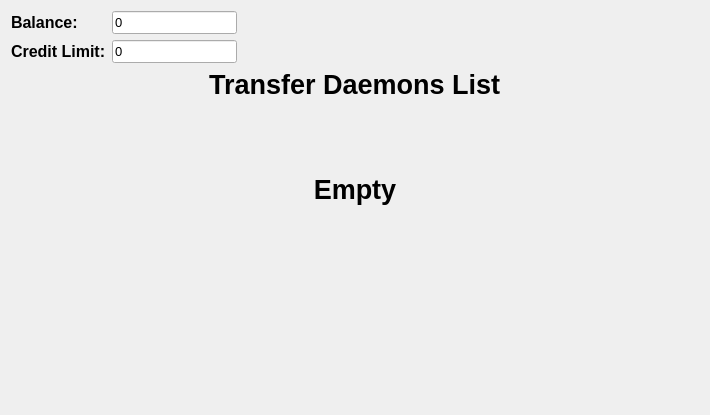
<?xml version="1.0" encoding="UTF-8"?>
<ui version="4.0">
 <class>TransferDaemonsList</class>
 <widget class="QWidget" name="TransferDaemonsList">
  <property name="geometry">
   <rect>
    <x>0</x>
    <y>0</y>
    <width>710</width>
    <height>415</height>
   </rect>
  </property>
  <property name="windowTitle">
   <string>Form</string>
  </property>
  <layout class="QVBoxLayout" name="verticalLayout_2">
   <item>
    <layout class="QHBoxLayout" name="horizontalLayout">
     <item>
      <layout class="QFormLayout" name="formLayout">
       <item row="0" column="0">
        <widget class="QLabel" name="balanceLabel">
         <property name="font">
          <font>
           <pointsize>12</pointsize>
           <bold>true</bold>
          </font>
         </property>
         <property name="text">
          <string>Balance:</string>
         </property>
         <property name="alignment">
          <set>Qt::AlignLeading|Qt::AlignLeft|Qt::AlignVCenter</set>
         </property>
        </widget>
       </item>
       <item row="0" column="1">
        <widget class="MoneyLineEdit" name="balanceLineEdit">
         <property name="sizePolicy">
          <sizepolicy hsizetype="Preferred" vsizetype="Fixed">
           <horstretch>0</horstretch>
           <verstretch>0</verstretch>
          </sizepolicy>
         </property>
         <property name="font">
          <font>
           <pointsize>10</pointsize>
           <kerning>true</kerning>
          </font>
         </property>
         <property name="text">
          <string>0</string>
         </property>
         <property name="readOnly">
          <bool>true</bool>
         </property>
        </widget>
       </item>
       <item row="1" column="0">
        <widget class="QLabel" name="creditLimitLabel">
         <property name="font">
          <font>
           <pointsize>12</pointsize>
           <bold>true</bold>
          </font>
         </property>
         <property name="text">
          <string>Credit Limit:</string>
         </property>
        </widget>
       </item>
       <item row="1" column="1">
        <widget class="MoneyLineEdit" name="creditLimitLineEdit">
         <property name="sizePolicy">
          <sizepolicy hsizetype="Preferred" vsizetype="Fixed">
           <horstretch>0</horstretch>
           <verstretch>0</verstretch>
          </sizepolicy>
         </property>
         <property name="font">
          <font>
           <pointsize>10</pointsize>
          </font>
         </property>
         <property name="text">
          <string>0</string>
         </property>
         <property name="maxLength">
          <number>32765</number>
         </property>
         <property name="readOnly">
          <bool>true</bool>
         </property>
        </widget>
       </item>
      </layout>
     </item>
     <item>
      <spacer name="horizontalSpacer">
       <property name="orientation">
        <enum>Qt::Horizontal</enum>
       </property>
       <property name="sizeHint" stdset="0">
        <size>
         <width>40</width>
         <height>20</height>
        </size>
       </property>
      </spacer>
     </item>
     <item alignment="Qt::AlignTop">
      <widget class="ClickableLabel" name="closeButton">
       <property name="maximumSize">
        <size>
         <width>32</width>
         <height>32</height>
        </size>
       </property>
       <property name="baseSize">
        <size>
         <width>32</width>
         <height>32</height>
        </size>
       </property>
       <property name="text">
        <string/>
       </property>
       <property name="pixmap">
        <pixmap>assets/images/close-button.png</pixmap>
       </property>
       <property name="scaledContents">
        <bool>true</bool>
       </property>
      </widget>
     </item>
    </layout>
   </item>
   <item alignment="Qt::AlignHCenter">
    <widget class="QLabel" name="transferDaemonsList">
     <property name="sizePolicy">
      <sizepolicy hsizetype="Maximum" vsizetype="Maximum">
       <horstretch>0</horstretch>
       <verstretch>0</verstretch>
      </sizepolicy>
     </property>
     <property name="font">
      <font>
       <pointsize>20</pointsize>
       <bold>true</bold>
      </font>
     </property>
     <property name="text">
      <string>Transfer Daemons List</string>
     </property>
    </widget>
   </item>
   <item>
    <widget class="QScrollArea" name="scrollArea">
     <property name="styleSheet">
      <string notr="true"/>
     </property>
     <property name="frameShape">
      <enum>QFrame::NoFrame</enum>
     </property>
     <property name="verticalScrollBarPolicy">
      <enum>Qt::ScrollBarAsNeeded</enum>
     </property>
     <property name="widgetResizable">
      <bool>true</bool>
     </property>
     <widget class="QWidget" name="scrollAreaWidgetContents">
      <property name="geometry">
       <rect>
        <x>0</x>
        <y>0</y>
        <width>692</width>
        <height>295</height>
       </rect>
      </property>
      <layout class="QVBoxLayout" name="verticalLayout">
       <item>
        <widget class="QWidget" name="transferDaemonsListWidget" native="true">
         <layout class="QVBoxLayout" name="transferDaemonsListLayout">
          <property name="leftMargin">
           <number>0</number>
          </property>
          <property name="topMargin">
           <number>0</number>
          </property>
          <property name="rightMargin">
           <number>0</number>
          </property>
          <property name="bottomMargin">
           <number>0</number>
          </property>
         </layout>
        </widget>
       </item>
       <item>
        <widget class="QLabel" name="emptyLabel">
         <property name="sizePolicy">
          <sizepolicy hsizetype="Expanding" vsizetype="Expanding">
           <horstretch>0</horstretch>
           <verstretch>0</verstretch>
          </sizepolicy>
         </property>
         <property name="font">
          <font>
           <pointsize>20</pointsize>
           <bold>true</bold>
          </font>
         </property>
         <property name="text">
          <string>Empty</string>
         </property>
         <property name="alignment">
          <set>Qt::AlignCenter</set>
         </property>
        </widget>
       </item>
       <item>
        <spacer name="verticalSpacer">
         <property name="orientation">
          <enum>Qt::Vertical</enum>
         </property>
         <property name="sizeHint" stdset="0">
          <size>
           <width>20</width>
           <height>40</height>
          </size>
         </property>
        </spacer>
       </item>
      </layout>
     </widget>
    </widget>
   </item>
  </layout>
 </widget>
 <customwidgets>
  <customwidget>
   <class>ClickableLabel</class>
   <extends>QLabel</extends>
   <header>ClickableLabel.h</header>
  </customwidget>
  <customwidget>
   <class>MoneyLineEdit</class>
   <extends>QLineEdit</extends>
   <header>MoneyLineEdit.h</header>
  </customwidget>
 </customwidgets>
 <resources/>
 <connections/>
</ui>
